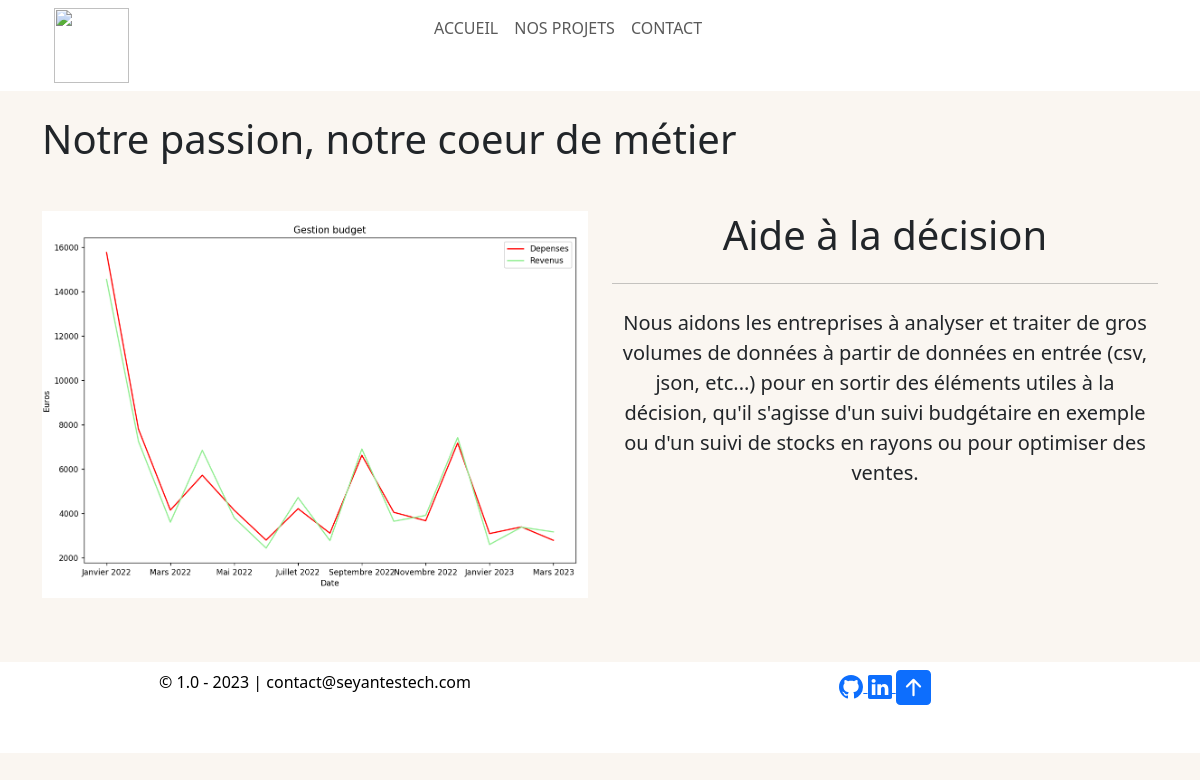
The app's page /projets/aide-a-la-decision/ with its own data.
### projets/models.py (models this page shows, shortened)
class Projet(models.Model):
    titre = models.CharField(max_length=150)
    slug = models.SlugField(max_length=100)
    contenu = models.TextField()
    date_publication = models.DateTimeField(auto_now_add=True)
    e_vid = EmbedVideoField(blank=True)
    image = models.ImageField(default='default.jpg')
    class Meta:
        verbose_name = ('Projet')
        verbose_name_plural = ('Projets')

### projets/views.py (the view)
# urls.py: path('<slug:slug>/',views.projet_view, name='projet'),
def projet_view(request, slug):
    projet = get_object_or_404(Projet, slug=slug)
    return render(request, 'projets/detail.html', context={'projet': projet})

### projets/templates/projets/detail.html
{% extends 'template_base.html' %}
{% block contenu %}
<div class="container mt-4">
    <h4 class="display-6">Notre passion, notre coeur de métier</h4>
    <div class="row mt-5">
        <div class="col-lg mb-3">
            <img class="w-100" src="{{ projet.image.url }}" alt="{{ projet.titre }}">
        </div>
        <div class="col-lg text-center">
            <h3 class="display-6">{{ projet.titre }}</h3>
            <hr class="my-4">
            <p class="lead">{{ projet.contenu }}</p>
        </div>
    </div>
</div>
{% endblock %}

### static/css/styles.css (style rules this page uses)
body { background-color: #FAF6F1; }

### records on screen
Projet: image (picture), titre "Aide à la décision", contenu "Nous aidons les entreprises à analyser et traiter de gros volumes de données à partir de données en entrée (csv, json, etc...) pour en sortir des éléments utiles à la décision, qu'il s'agisse d'un suivi budgétaire en exemple ou d'un suivi de stocks en rayons ou pour optimiser des ventes."
